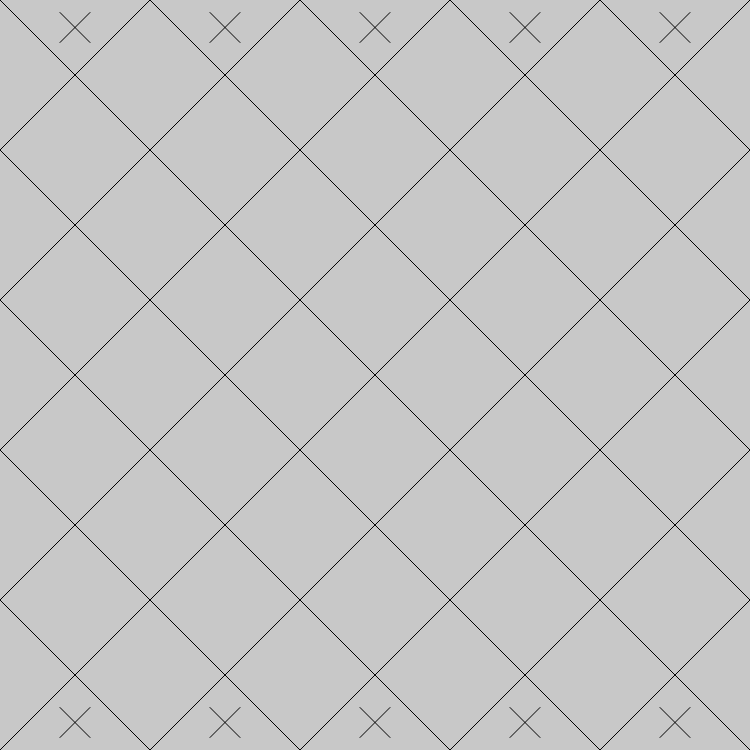
Frame 1 (no input)
Frame 60 (no input): identical to frame 1, image omitted
Frame 120 (the mouse pressed at the canvas centre since frame 60): identical to frame 1, image omitted

The p5.js sketch that drew this single still picture (run headless with seeded random() and noise() and a simulated clock; from frame 60 on, the mouse is pressed at the canvas centre):

// p5.js sketch
// ── sketch.js
function createBoard(size) {
    for (let i = 1; i < size + 1; i++) {
        line(width / 5 * i, 0, 0, width / 5 * i);
    }
    for (let i = 0; i < size + 1; i++) {
        line(0, height / 5 * i, width / 5 * (5 - i), height);
    }
    for (let i = 1; i < size + 1; i++) {
        line(width / 5 * i, height, width, height / 5 * i);
    }
    for (let i = 1; i < size + 1; i++) {
        line(width, height / 5 * (5 - i), width / 5 * i, 0);
    }
}

function createPlayersAndCamps() {
    line(60, 12.5, 90, 42.5);
    line(60, 42.5, 90, 12.5);

    line(60 + 150, 12.5, 90 + 150, 42.5);
    line(60 + 150, 42.5, 90 + 150, 12.5);

    line(60 + 150 * 2, 12.5, 90 + 150 * 2, 42.5);
    line(60 + 150 * 2, 42.5, 90 + 150 * 2, 12.5);

    line(60 + 150 * 3, 12.5, 90 + 150 * 3, 42.5);
    line(60 + 150 * 3, 42.5, 90 + 150 * 3, 12.5);

    line(60 + 150 * 4, 12.5, 90 + 150 * 4, 42.5);
    line(60 + 150 * 4, 42.5, 90 + 150 * 4, 12.5);


    line(width - 60, height - 12.5, width - 90, height - 42.5);
    line(width - 60, height - 42.5, width - 90, height - 12.5);

    line(width - (60 + 150), height - 12.5, width - (90 + 150), height - 42.5);
    line(width - (60 + 150), height - 42.5, width - (90 + 150), height - 12.5);

    line(width - (60 + 150 * 2), height - 12.5, width - (90 + 150 * 2), height - 42.5);
    line(width - (60 + 150 * 2), height - 42.5, width - (90 + 150 * 2), height - 12.5);

    line(width - (60 + 150 * 3), height - 12.5, width - (90 + 150 * 3), height - 42.5);
    line(width - (60 + 150 * 3), height - 42.5, width - (90 + 150 * 3), height - 12.5);

    line(width - (60 + 150 * 4), height - 12.5, width - (90 + 150 * 4), height - 42.5);
    line(width - (60 + 150 * 4), height - 42.5, width - (90 + 150 * 4), height - 12.5);
}

function updatePlayers(positions) {
    
}

function setup() {
    createCanvas(750, 750);
    background(200);
    createBoard(5);
    createPlayersAndCamps();
}

function draw() {
    updatePlayers();
}

// ── style.css
html, body {
    margin: 0;
    padding: 0;
    text-align: center;
  }
  
